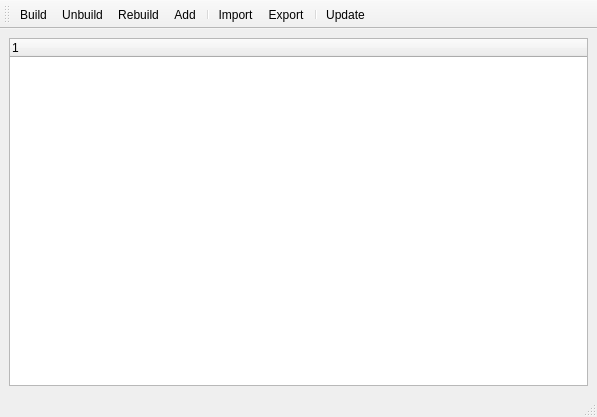
<?xml version="1.0" encoding="UTF-8"?>
<ui version="4.0">
 <class>MainWindow</class>
 <widget class="QMainWindow" name="MainWindow">
  <property name="geometry">
   <rect>
    <x>0</x>
    <y>0</y>
    <width>597</width>
    <height>417</height>
   </rect>
  </property>
  <property name="windowTitle">
   <string>MainWindow</string>
  </property>
  <widget class="QWidget" name="centralwidget">
   <layout class="QVBoxLayout" name="verticalLayout">
    <item>
     <widget class="QTreeWidget" name="treeWidget">
      <column>
       <property name="text">
        <string notr="true">1</string>
       </property>
      </column>
     </widget>
    </item>
   </layout>
  </widget>
  <widget class="QMenuBar" name="menubar">
   <property name="geometry">
    <rect>
     <x>0</x>
     <y>0</y>
     <width>597</width>
     <height>22</height>
    </rect>
   </property>
  </widget>
  <widget class="QStatusBar" name="statusbar"/>
  <widget class="QToolBar" name="toolBar">
   <property name="windowTitle">
    <string>toolBar</string>
   </property>
   <attribute name="toolBarArea">
    <enum>TopToolBarArea</enum>
   </attribute>
   <attribute name="toolBarBreak">
    <bool>false</bool>
   </attribute>
   <addaction name="actionBuild"/>
   <addaction name="actionUnbuild"/>
   <addaction name="actionRebuild"/>
   <addaction name="actionAdd"/>
   <addaction name="separator"/>
   <addaction name="actionImport"/>
   <addaction name="actionExport"/>
   <addaction name="separator"/>
   <addaction name="actionUpdate"/>
  </widget>
  <action name="actionBuild">
   <property name="text">
    <string>Build</string>
   </property>
  </action>
  <action name="actionUnbuild">
   <property name="text">
    <string>Unbuild</string>
   </property>
  </action>
  <action name="actionRebuild">
   <property name="text">
    <string>Rebuild</string>
   </property>
  </action>
  <action name="actionImport">
   <property name="text">
    <string>Import</string>
   </property>
  </action>
  <action name="actionExport">
   <property name="text">
    <string>Export</string>
   </property>
  </action>
  <action name="actionUpdate">
   <property name="text">
    <string>Update</string>
   </property>
   <property name="toolTip">
    <string>Update</string>
   </property>
  </action>
  <action name="actionAdd">
   <property name="text">
    <string>Add</string>
   </property>
  </action>
 </widget>
 <resources/>
 <connections/>
</ui>
